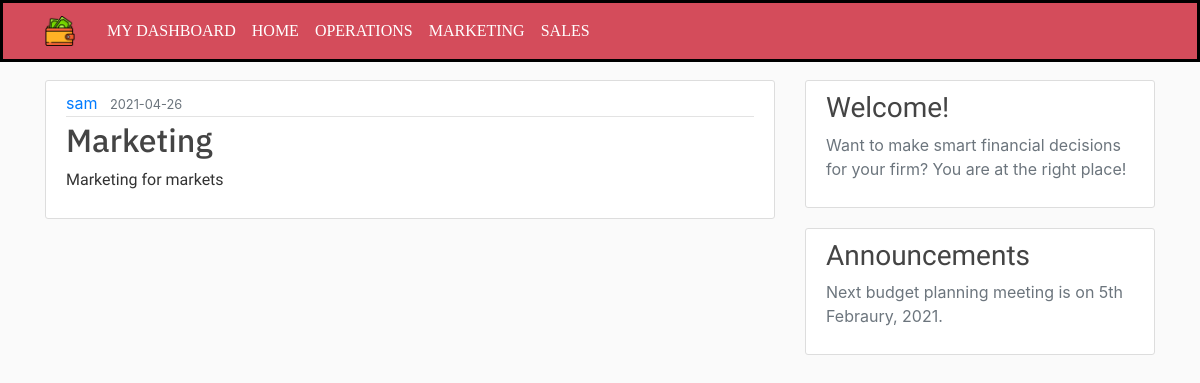
The page /marketing (signed in) on the database its author committed.
### budgetapp/models.py (models this page shows, shortened)
class Post(db.Model):
    id = db.Column(db.Integer, primary_key=True)
    title = db.Column(db.String(100), nullable=False)
    date_posted = db.Column(db.DateTime, nullable=False, default=datetime.utcnow)
    department = db.Column(db.Text, nullable=False)
    content = db.Column(db.Text, nullable=False)
    user_id = db.Column(db.Text, db.ForeignKey('user.id'), nullable=False)

class User(db.Model, UserMixin):
    id = db.Column(db.Integer, primary_key=True)
    username = db.Column(db.String(20), unique=True, nullable=False)
    email = db.Column(db.String(120), unique=True, nullable=False)
    department = db.Column(db.String(12), nullable=False)
    password = db.Column(db.String(60), nullable=False)
    posts = db.relationship('Post', backref='author')

### budgetapp/routes.py (the view)
@app.route("/marketing")
@login_required
def marketing():
    global page_access
    posts = Post.query.filter_by(department='Marketing')
    if page_access == 1:
        return render_template('marketing.html', title='Marketing', posts=posts)
    elif page_access == 3:
        return render_template('marketing.html', title='Marketing', posts=posts)
    else:
        return render_template('no_access_page.html')

### budgetapp/models.py (called while the page is built)
@login_manager.user_loader
def load_user(user_id):
    return User.query.get(int(user_id))

### budgetapp/templates/marketing.html
{% extends 'layouts.html'%}
    {% block content%}
        {% for post in posts%}
        <article class="media content-section">
          <div class="media-body">
            <div class="article-metadata">
              <a class="mr-2" href="#">{{ post.author.username }}</a>
              <small class="text-muted">{{ post.date_posted.strftime('%Y-%m-%d') }}</small>
            </div>
            <h2><a class="article-title" style="font-family: 'IBM Plex Sans', sans-serif;">{{ post.title }}</a></h2>
            <p class="article-content" style="font-family: 'ABeeZee', sans-serif;">{{ post.content }}</p>
          </div>
        </article>
    {% endfor %}
    {% endblock content%}

### budgetapp/static/main.css (style rules this page uses)
body { background: #fafafa; color: #333333; margin-top: 5rem; }
h1, h2, h3, h4, h5, h6 { color: #444444; }
.content-section { background: #ffffff; padding: 10px 20px; border: 1px solid #dddddd; border-radius: 3px; margin-bottom: 20px; }
.article-title { color: #444444; }
.article-content { white-space: pre-line; }
.article-metadata { padding-bottom: 1px; margin-bottom: 4px; border-bottom: 1px solid #e3e3e3 }

### rows shown on the page
Post: author.username "sam", date_posted "2021-04-26", title "Marketing", content "Marketing for markets"
